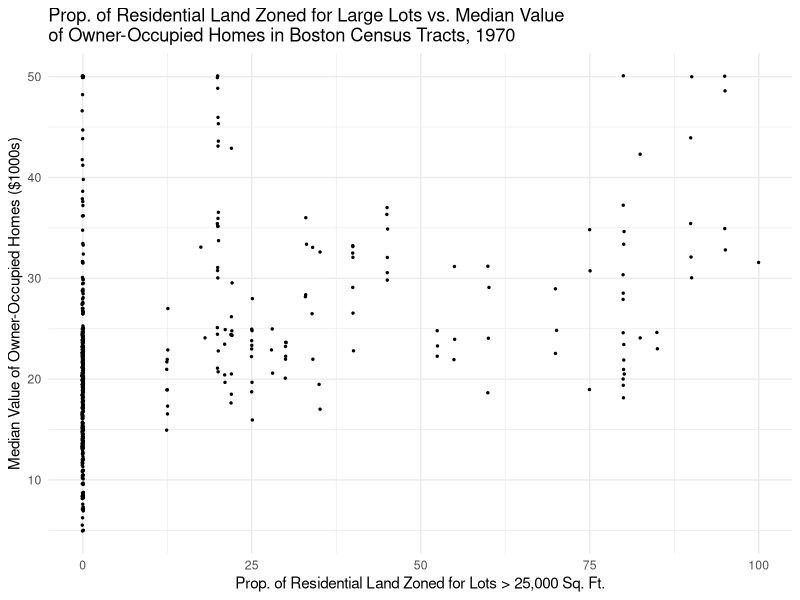
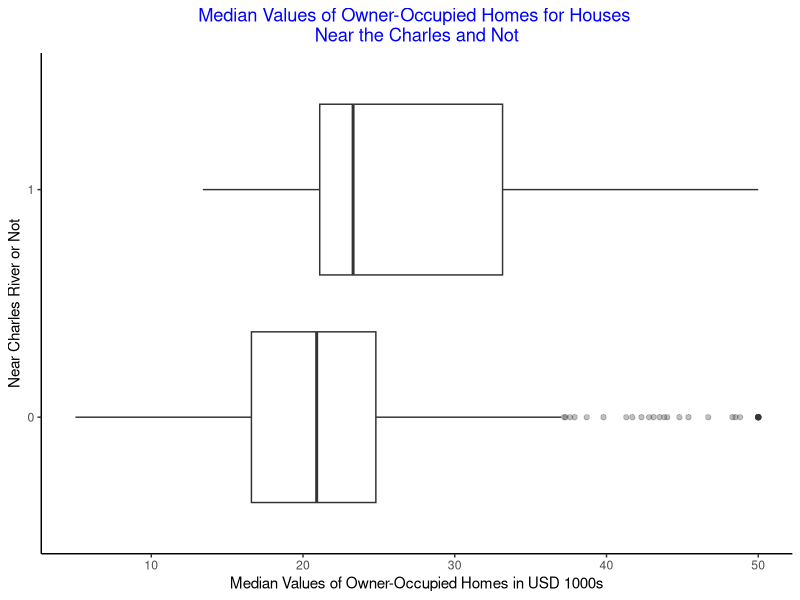

Reproduce these figures in R, in order.
## ---- chunk 1
library(mlbench)
library(ggplot2)
data(BostonHousing2)
## ---- chunk 2
ggplot(BostonHousing2, aes(x = zn, y = medv)) +
  geom_point(size = 0.5, position = position_jitter(width = 0.1, height = 0.1, seed = 0)) + 
  theme_minimal() +
  labs(x = "Prop. of Residential Land Zoned for Lots > 25,000 Sq. Ft.",
       y = "Median Value of Owner-Occupied Homes ($1000s)",
       title = "Prop. of Residential Land Zoned for Large Lots vs. Median Value\nof Owner-Occupied Homes in Boston Census Tracts, 1970")
## ---- chunk 3
ggplot(BostonHousing2, aes(x = medv, y = chas)) +
  geom_boxplot(alpha = 0.3) + theme_classic() +
  labs(x = "Median Values of Owner-Occupied Homes in USD 1000s", 
       y = "Near Charles River or Not",
       title = "Median Values of Owner-Occupied Homes for Houses \nNear the Charles and Not") + 
  theme(plot.title = element_text(color = "blue", hjust = 0.5))
## ---- chunk 4
library(dplyr)
library(tidyverse)
data(midwest)
